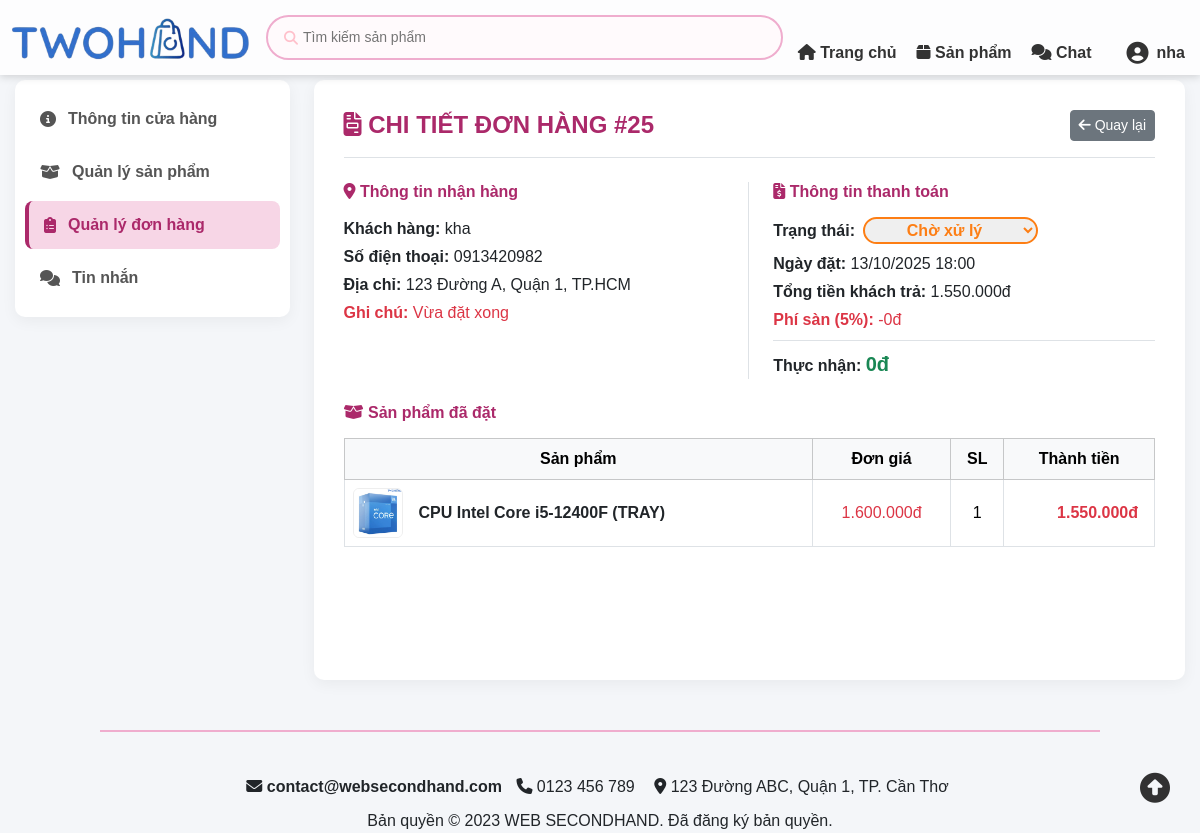
The app's page /seller/controllers/sellerChiTietDonHangController.php?id=25 (signed in) with its own data.
### tables this page shows
CREATE TABLE DonHang ( 
    MaDH INT(10) PRIMARY KEY AUTO_INCREMENT,
    IdTaiKhoan INT(10), 
    IdNguoiBan INT(10) NOT NULL, 
    NgayDat DATETIME DEFAULT CURRENT_TIMESTAMP,
    DiaChiGiao VARCHAR(255),
    TongTien DECIMAL(10) UNSIGNED,
    TrangThai ENUM('Chờ xử lý', 'Đã xác nhận', 'Đang giao', 'Hoàn tất', 'Đã hủy') DEFAULT 'Chờ xử lý',
    TrangThaiThanhToan ENUM('ChuaThanhToan', 'DaThanhToan', 'ChoHoanTien') DEFAULT 'ChuaThanhToan', 
    GhiChu TEXT,
    NgaySua DATETIME DEFAULT CURRENT_TIMESTAMP ON UPDATE CURRENT_TIMESTAMP,
    PhiSan DECIMAL(10,2) DEFAULT 0, 
    TienNguoiBanNhan DECIMAL(10,2) DEFAULT 0, 
    FOREIGN KEY (IdTaiKhoan) REFERENCES TaiKhoan(IdTaiKhoan) ON DELETE CASCADE ON UPDATE CASCADE,
    FOREIGN KEY (IdNguoiBan) REFERENCES TaiKhoan(IdTaiKhoan)
);

CREATE TABLE TaiKhoan ( 
    IdTaiKhoan INT(10) PRIMARY KEY AUTO_INCREMENT, 
    TenTK VARCHAR(100) NOT NULL,
    Email VARCHAR(100) NOT NULL UNIQUE,
    Sdt VARCHAR(10) NOT NULL, 
    MatKhau VARCHAR(255) NOT NULL, 
    VaiTro TINYINT DEFAULT 0 CHECK (VaiTro IN (0,1)), 
    IdGoogle VARCHAR(255) DEFAULT NULL, 
    TrangThaiBanHang ENUM('ChuaKichHoat','DangHoatDong','BiKhoa') DEFAULT 'ChuaKichHoat', 
    Avatar VARCHAR(255) DEFAULT NULL,
    ThoiGianTao DATETIME NOT NULL DEFAULT CURRENT_TIMESTAMP,
    DiemViPham INT DEFAULT 0,  
    HanKhoaTaiKhoan DATETIME DEFAULT NULL  
);

CREATE TABLE ChiTietDonHang ( 
    MaCTDH INT(10) PRIMARY KEY AUTO_INCREMENT,
    MaDH INT(10),
    MaHH INT(10),
    SoLuongSanPham SMALLINT UNSIGNED, 
    DonGia DECIMAL(10,2) UNSIGNED,
    GiamGia DECIMAL(10,2) DEFAULT 0,
    FOREIGN KEY (MaDH) REFERENCES DonHang(MaDH) ON DELETE CASCADE ON UPDATE CASCADE,
    FOREIGN KEY (MaHH) REFERENCES HangHoa(MaHH) ON DELETE CASCADE ON UPDATE CASCADE
);

CREATE TABLE HangHoa ( 
    MaHH INT(10) PRIMARY KEY AUTO_INCREMENT,
    IdNguoiBan INT(10) NOT NULL, 
    MaDM INT(10), 
    TenHH VARCHAR(255) NOT NULL,
    SoLuongHH SMALLINT UNSIGNED,
    Gia DECIMAL(10,2) UNSIGNED,
    GiaThiTruong DECIMAL(10, 2) DEFAULT 0,
    NgayThem DATETIME DEFAULT CURRENT_TIMESTAMP,
    ChatLuongHang ENUM('Mới', 'Đã qua sử dụng', 'Gần như mới'),
    TinhTrangHang ENUM('Còn hàng', 'Hết hàng', 'Ngưng kinh doanh'), 
    TrangThaiDuyet ENUM('ChoDuyet','DaDuyet','TuChoi') DEFAULT 'ChoDuyet',
    LyDoTuChoi TEXT DEFAULT NULL, 
    MoTa LONGTEXT,
    HienThi TINYINT(1) DEFAULT 1,
    FOREIGN KEY (MaDM) REFERENCES DanhMuc(MaDM) ON DELETE CASCADE ON UPDATE CASCADE,  
    FOREIGN KEY (IdNguoiBan) REFERENCES TaiKhoan(IdTaiKhoan) ON DELETE CASCADE 
);

### seller/controllers/sellerChiTietDonHangController.php (called while the page is built, shortened)
<?php
require_once __DIR__ . '/../../includes/ketnoi.php';
require_once __DIR__ . '/../models/sellerDonHangModel.php';
$idNguoiBan = $_SESSION['IdTaiKhoan'];
$maDH = intval($_GET['id']);
$model = new SellerDonHangModel($conn);
$thongTin = $model->getThongTinDonHang($maDH, $idNguoiBan);
$chiTiet = $model->getChiTietDonHang($maDH, $idNguoiBan);
include_once __DIR__ . '/../views/sellerChiTietDonHang.php';

### seller/models/sellerDonHangModel.php (called while the page is built, shortened)
<?php
class SellerDonHangModel
{
    private $conn;
    public function __construct($conn)
    {
        $this->conn = $conn;
    }
    public function getChiTietDonHang($maDH, $idNguoiBan)
    {
        $sql = "SELECT ctdh.*, hh.TenHH, hh.MaHH,
                (SELECT URL FROM HinhAnh WHERE MaHH = hh.MaHH LIMIT 1) as AnhDaiDien
                FROM ChiTietDonHang ctdh JOIN HangHoa hh ON ctdh.MaHH = hh.MaHH JOIN DonHang dh ON ctdh.MaDH = dh.MaDH
                WHERE ctdh.MaDH = ? AND dh.IdNguoiBan = ?";
        $stmt = $this->conn->prepare($sql);
        $stmt->bind_param("ii", $maDH, $idNguoiBan);
        $stmt->execute();
        return $stmt->get_result()->fetch_all(MYSQLI_ASSOC);
    }
    public function getThongTinDonHang($maDH, $idNguoiBan)
    {
        $sql = "SELECT dh.*, tk.TenTK as NguoiMua, tk.Sdt, tk.Email
                FROM DonHang dh
                JOIN TaiKhoan tk ON dh.IdTaiKhoan = tk.IdTaiKhoan
                WHERE dh.MaDH = ? AND dh.IdNguoiBan = ?";
        $stmt = $this->conn->prepare($sql);
        $stmt->bind_param("ii", $maDH, $idNguoiBan);
        $stmt->execute();
        return $stmt->get_result()->fetch_assoc();
    }
}

### seller/views/sellerChiTietDonHang.php (the view, shortened to what this page needs)
<!DOCTYPE html>
<html lang="vi">
<head>
    <link rel="stylesheet" href="https://cdnjs.cloudflare.com/ajax/libs/font-awesome/6.4.0/css/all.min.css">
    <link href="../../assets/css/bootstrap/bootstrap.css" rel="stylesheet">
    <link href="../../assets/css/header.css" rel="stylesheet">
    <link href="../../assets/css/color.css" rel="stylesheet">
</head>
<body>
    <?php include '../../includes/header.php'; ?>
    <div class="toast-container position-fixed top-0 end-0 p-3">
    </div>
    <div class="seller-wrapper mt-4 mb-5">
        <div class="row">
            <div class="col-md-3 mb-4">
                <div class="seller-sidebar">
                    <a href="sellerThongTinController.php"><i class="fa-solid fa-circle-info"></i> Thông tin cửa hàng</a>
                    <a href="sellerSanPhamController.php"><i class="fa-solid fa-box-open"></i> Quản lý sản phẩm</a>
                    <a href="sellerDonHangController.php" class="active"><i class="fa-solid fa-clipboard-list"></i> Quản lý đơn hàng</a>
                    <a href="sellerChatController.php">
                        <i class="fa-solid fa-comments"></i> Tin nhắn
                    </a>
                </div>
            </div>
            <div class="col-md-9">
                <div class="seller-content-box">
                    <div class="d-flex justify-content-between align-items-center mb-4 border-bottom pb-3">
                        <h4 class="m-0 fw-bold" style="color: var(--bs-pink-600);"><i class="fa-solid fa-file-invoice"></i> CHI TIẾT ĐƠN HÀNG #<?= $maDH ?></h4>
                        <a href="sellerDonHangController.php" class="btn btn-secondary btn-sm"><i class="fa-solid fa-arrow-left"></i> Quay lại</a>
                    </div>
                    <?php
                    $ngayDat = date('d/m/Y H:i', strtotime($thongTin['NgayDat']));
                    $ghiChu = !empty($thongTin['GhiChu']) ? htmlspecialchars($thongTin['GhiChu']) : 'Không có';
                    $tongTien = number_format($thongTin['TongTien'], 0, ',', '.');
                    $phiSan = number_format($thongTin['PhiSan'], 0, ',', '.');
                    $thucNhan = number_format($thongTin['TienNguoiBanNhan'], 0, ',', '.');
                    ?>
                    <div class='row mb-4'>
                        <div class='col-md-6 border-end'>
                            <h6 class='fw-bold mb-3' style='color: var(--bs-pink-600);'><i class='fa-solid fa-location-dot'></i> Thông tin nhận hàng</h6>
                            <p class='mb-1'><strong>Khách hàng:</strong> <?= htmlspecialchars($thongTin['NguoiMua']) ?></p>
                            <p class='mb-1'><strong>Số điện thoại:</strong> <?= htmlspecialchars($thongTin['Sdt']) ?></p>
                            <p class='mb-1'><strong>Địa chỉ:</strong> <?= htmlspecialchars($thongTin['DiaChiGiao']) ?></p>
                            <p class='mb-1 text-danger'><strong>Ghi chú:</strong> <?= $ghiChu ?></p>
                        </div>
                        <div class='col-md-6 ps-4'>
                            <h6 class='fw-bold mb-3' style='color: var(--bs-pink-600);'><i class='fa-solid fa-file-invoice-dollar'></i> Thông tin thanh toán</h6>
                            <form method="POST" action="sellerDonHangController.php" class="d-flex align-items-center gap-2 mb-2">
                                <strong>Trạng thái:</strong>
                                <?php
                                $tt = $thongTin['TrangThai'];
                                $classStatus = 'st-cho-xu-ly';
                                $disabled = in_array($tt, ['Đang giao', 'Hoàn tất', 'Đã hủy']) ? 'disabled' : '';
                                ?>
                                <select name="trangThai" class="status-select <?= $classStatus ?>" style="width: auto; padding: 2px 10px;" onchange="if(confirm('Xác nhận đổi trạng thái?')) this.form.submit(); else this.value='<?= $tt ?>';" <?= $disabled ?>>
                                    <option value="<?= $tt ?>" selected hidden><?= $tt ?></option>
                                </select>
                            </form>
                            <p class='mb-1'><strong>Ngày đặt:</strong> <?= $ngayDat ?></p>
                            <p class='mb-1'><strong>Tổng tiền khách trả:</strong> <?= $tongTien ?>đ</p>
                            <p class='mb-1 text-danger'><strong>Phí sàn (5%):</strong> -<?= $phiSan ?>đ</p>
                            <div class='mt-2 pt-2 border-top'>
                                <span class='fs-6'><strong>Thực nhận:</strong></span> <span class='fs-5 text-success fw-bold'><?= $thucNhan ?>đ</span>
                            </div>
                        </div>
                    </div>
                    <h6 class='fw-bold mb-3 mt-4' style='color: var(--bs-pink-600);'><i class='fa-solid fa-box-open'></i> Sản phẩm đã đặt</h6>
                    <div class="table-responsive">
                        <table class="table table-bordered align-middle">
                            <thead class="table-light text-center">
                                <tr>
                                    <th>Sản phẩm</th>
                                    <th>Đơn giá</th>
                                    <th>SL</th>
                                    <th>Thành tiền</th>
                                </tr>
                            </thead>
                            <tbody>
                                <?php foreach ($chiTiet as $sp): ?>
                                    <?php
                                    $anh = !empty($sp['AnhDaiDien']) ? '../../' . $sp['AnhDaiDien'] : '../../assets/images/placeholder.png';
                                    $thanhtien = ($sp['DonGia'] * $sp['SoLuongSanPham']) - $sp['GiamGia'];
                                    ?>
                                    <tr>
                                        <td>
                                            <div class='d-flex align-items-center gap-3'>
                                                <img src='<?= $anh ?>' style='width:50px;height:50px;object-fit:cover;border-radius:6px;border:1px solid #eee;'>
                                                <span class='fw-bold text-dark'><?= htmlspecialchars($sp['TenHH']) ?></span>
                                            </div>
                                        </td>
                                        <td class='text-danger text-center'><?= number_format($sp['DonGia'], 0, ',', '.') ?>đ</td>
                                        <td class='text-center'><?= $sp['SoLuongSanPham'] ?></td>
                                        <td class='fw-bold text-danger text-end pe-3'><?= number_format($thanhtien, 0, ',', '.') ?>đ</td>
                                    </tr>
                                <?php endforeach; ?>
                            </tbody>
                        </table>
                    </div>
                </div>
            </div>
        </div>
    </div>
    <?php include '../../includes/footer.php'; ?>
</body>
</html>

### records on screen
donhang: IdTaiKhoan.TenTK "kha", IdTaiKhoan.Sdt "0913420982", DiaChiGiao "123 Đường A, Quận 1, TP.HCM", GhiChu "Vừa đặt xong", trangThai "Chờ xử lý", NgayDat "13/10/2025 18:00", TongTien "1.550.000", PhiSan "0", TienNguoiBanNhan "0"
chitietdonhang: MaHH.TenHH "CPU Intel Core i5-12400F (TRAY)", DonGia "1.600.000", SoLuongSanPham "1", thanhtien "1.550.000"

### other values on screen
$_SESSION['TenTK'] "nha"
$maDH "25"
